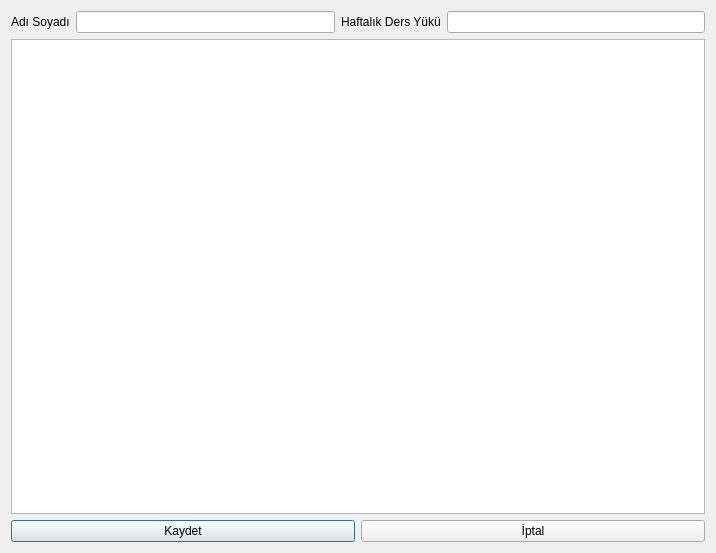
<?xml version="1.0" encoding="UTF-8"?>
<ui version="4.0">
 <class>Dialog</class>
 <widget class="QDialog" name="Dialog">
  <property name="geometry">
   <rect>
    <x>0</x>
    <y>0</y>
    <width>716</width>
    <height>553</height>
   </rect>
  </property>
  <property name="sizePolicy">
   <sizepolicy hsizetype="Preferred" vsizetype="Minimum">
    <horstretch>0</horstretch>
    <verstretch>0</verstretch>
   </sizepolicy>
  </property>
  <property name="minimumSize">
   <size>
    <width>716</width>
    <height>553</height>
   </size>
  </property>
  <property name="maximumSize">
   <size>
    <width>716</width>
    <height>553</height>
   </size>
  </property>
  <property name="focusPolicy">
   <enum>Qt::NoFocus</enum>
  </property>
  <property name="windowTitle">
   <string>Öğretmen</string>
  </property>
  <property name="modal">
   <bool>false</bool>
  </property>
  <layout class="QVBoxLayout" name="verticalLayout">
   <item>
    <layout class="QGridLayout" name="gridLayout">
     <property name="sizeConstraint">
      <enum>QLayout::SetMinimumSize</enum>
     </property>
     <item row="0" column="0">
      <widget class="QLabel" name="lblName">
       <property name="text">
        <string>Adı Soyadı</string>
       </property>
      </widget>
     </item>
     <item row="0" column="1">
      <widget class="QLineEdit" name="lineEditName"/>
     </item>
     <item row="0" column="2">
      <widget class="QLabel" name="lblHours">
       <property name="text">
        <string>Haftalık Ders Yükü</string>
       </property>
      </widget>
     </item>
     <item row="0" column="3">
      <widget class="QLineEdit" name="lineEditHours"/>
     </item>
    </layout>
   </item>
   <item>
    <widget class="QTableView" name="tableSchedule"/>
   </item>
   <item>
    <layout class="QHBoxLayout" name="horizontalLayout">
     <item>
      <widget class="QPushButton" name="btnFinish">
       <property name="text">
        <string>Kaydet</string>
       </property>
      </widget>
     </item>
     <item>
      <widget class="QPushButton" name="btnCancel">
       <property name="text">
        <string>İptal</string>
       </property>
      </widget>
     </item>
    </layout>
   </item>
  </layout>
 </widget>
 <resources/>
 <connections/>
</ui>
